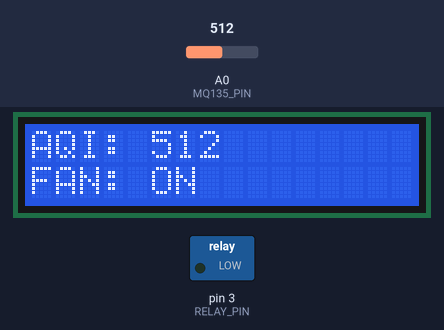
Simulated run of this sketch. Board: Arduino Uno, built with avr-gcc and run on an emulated ATmega328P. On the bench: 16×2 character LCD, switched loads named in the sketch (green lamp = pin HIGH). The test bench sets the inputs (shaded band); at power-on: A0 (MQ135_PIN) = 512. What the sketch prints to the serial monitor is not drawn.

Above: at 2.2 s.
2.3 s: A0 (MQ135_PIN) set to 312
At 3.5 s:
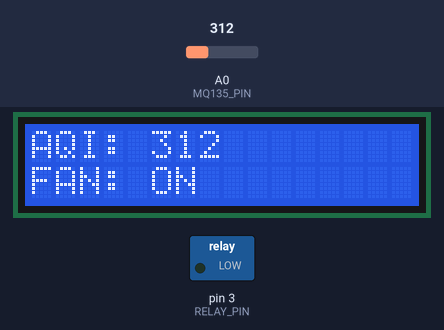
4.2 s: A0 (MQ135_PIN) set to 291
At 5.4 s:
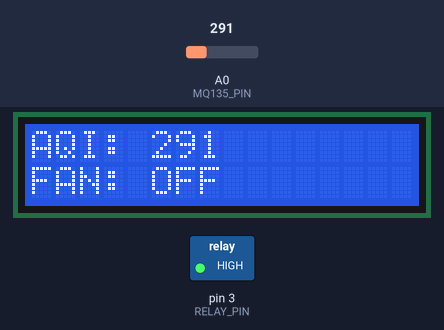
5.7 s: A0 (MQ135_PIN) set to 306
At 6.3 s:
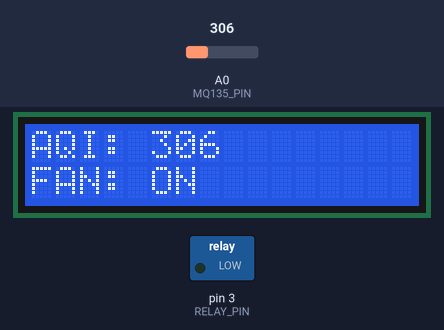
Timing chart, 0 to 8.7 s (numbered marks = the images above; inputs shaded):
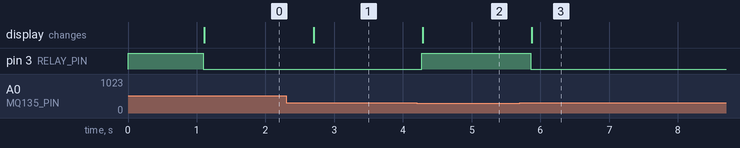

Measured:
- the behaviour switches between 300 and 299 on A0 (MQ135_PIN) (found by bisection; images 1 and 2)
- after the input at 2.3 s, the display: changes after 0.40 s (image 1)
- after the input at 4.2 s, pin 3 (RELAY_PIN): LOW → HIGH after 0.07 s; the display: changes after 0.09 s (image 2)
- after the input at 5.7 s, pin 3 (RELAY_PIN): HIGH → LOW after 0.16 s; the display: changes after 0.18 s (image 3)

The sketch:

Smart_air_purifier.ino
```cpp
#include <Wire.h>
#include <LiquidCrystal_I2C.h>

const int MQ135_PIN = A0;
const int RELAY_PIN = 3;
const int THRESHOLD = 300; // Updated threshold

LiquidCrystal_I2C lcd(0x27, 16, 2);

void setup() {
  Serial.begin(9600);
  pinMode(RELAY_PIN, OUTPUT);

  // Active LOW: HIGH is OFF at startup
  digitalWrite(RELAY_PIN, HIGH);

  lcd.init();
  lcd.backlight(); // Ensure backlight is ON
  lcd.display();   // Ensure display is active

  lcd.setCursor(0, 0);
  lcd.print("Threshold: 500");
  delay(1000);
  lcd.clear();
}

void loop() {
  int val = analogRead(MQ135_PIN);

  // Data sent to Serial for your computer
  Serial.println(val);

  lcd.setCursor(0, 0);
  lcd.print("AQI: ");
  lcd.print(val);
  lcd.print("      ");

  lcd.setCursor(0, 1);
  if (val >= THRESHOLD) {
    digitalWrite(RELAY_PIN, LOW); // Active LOW: ON
    lcd.print("FAN: ON         ");
  } else {
    digitalWrite(RELAY_PIN, HIGH); // Active LOW: OFF
    lcd.print("FAN: OFF        ");
  }

  delay(500);
}
```
